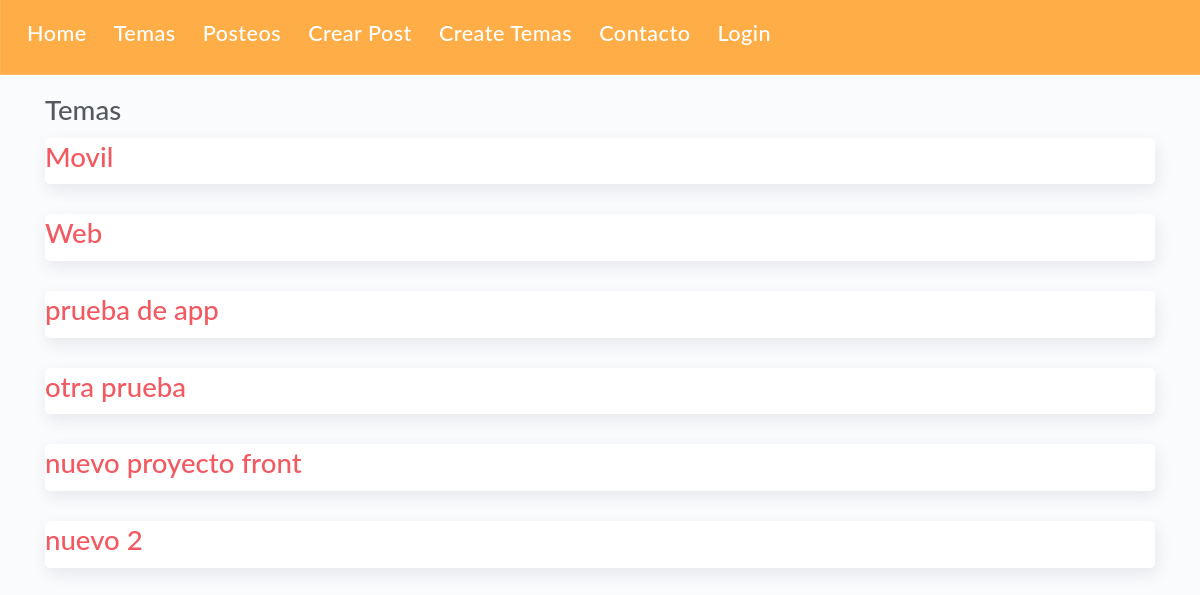
The app's page /projects/, older data.
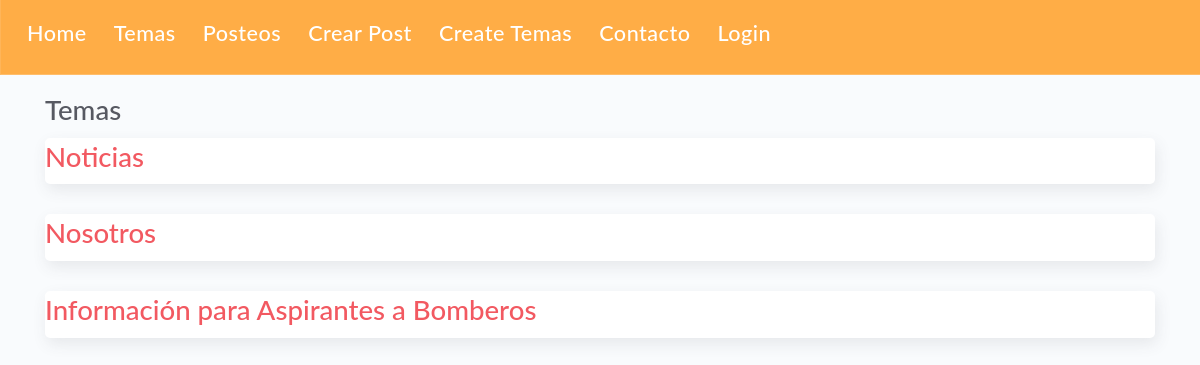
The same page, newer data.
### apps/models.py (models this page shows, shortened)
class Project(models.Model):
    name = models.CharField(max_length=200)

### apps/views.py (the view)
# urls.py: path('projects/', views.projects, name="projects"),
def projects(request):
    projects = Project.objects.all()
    return render(request, 'projects/projects.html', {
        'projects': projects
    })

### apps/templates/projects/projects.html
{% extends 'layouts/base.html' %}
{% load static %}
{% block content %}
<h1>Temas</h1>
{% for project in projects %}
<article class="card">
    <a class="text-danger" href="{% url 'project_detail' project.id %}">
        <h1>{{project.name}}</h1>
    </a>
</article>
{% endfor %}
{% endblock %}

### apps/templates/layouts/base.html (shortened to what this page needs)
{% load static %}
<!DOCTYPE html>
<html lang="es">
<head>
	<link rel="stylesheet" href="{% static 'styles/bootstrap.min.css' %}">
	<link rel="stylesheet" href="{% static 'styles/atlantis.min.css' %}">
</head>
<body>
    <nav class="navbar navbar-expand-lg navbar-dark bg-warning">
        <div>
            <ul class="navbar-nav mr-auto">
                <li class="nav-item">
                    <a class="nav-link" href="{% url 'index' %}"><h2>Home</h1></a>
                </li>
                <li class="nav-item">
                    <a class="nav-link" href="{% url 'projects' %}"><h2>Temas</h2></a>
                </li>
                <li class="nav-item">
                    <a class="nav-link" href="{% url 'tasks' %}"><h2>Posteos</h2></a>
                </li>
                <li class="nav-item">
                    <a class="nav-link" href="{% url 'create_task' %}"><h2>Crear Post</h2></a>
                </li>
                <li class="nav-item">
                    <a class="nav-link" href="{% url 'create_project' %}"><h2>Create Temas</h2></a>
                </li>
                <li class="nav-item">
                    <a class="nav-link" href="{% url 'about' %}"><h2>Contacto</h2></a>
                </li>
                <li class="nav-item" >
                    <a class="nav-link" href="{% url 'login' %}"><h2>Login</h2></a>
                </li>
            </ul>
        </div>
    </nav>
    <main class="container">
    {% block content %}
    {% endblock %}
    </main>
</body>
</html>

Row changes from the older to the newer data that the page shows:
removed Project: name "prueba de app"
removed Project: name "otra prueba"
removed Project: name "nuevo proyecto front"
changed Project: name "Movil" → "Noticias"
changed Project: name "Web" → "Nosotros"
changed Project: name "nuevo 2" → "Información para Aspirantes a Bomberos"
